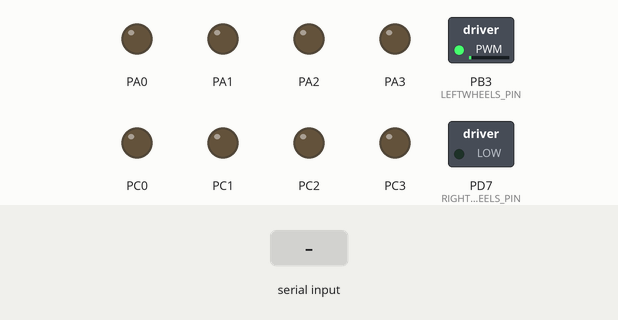
This program was run on a simulated ATmega32, built with avr-gcc and emulated at 16 MHz (the files do not name the chip). Parts: switched loads named in the program (green lamp = pin HIGH), output pins drawn as LEDs (lit = HIGH). The test bench sets the inputs (shaded band).

Above: at 1.2 s.
1.3 s: "A" received over Serial
At 2.4 s:
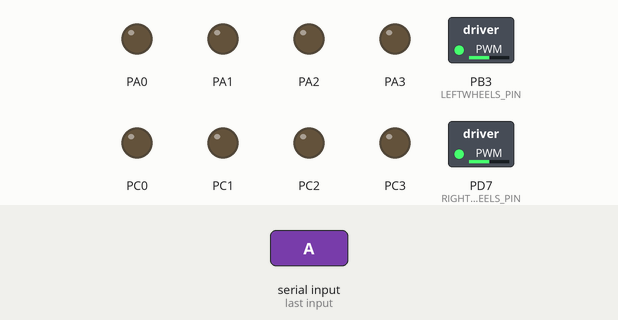
2.8 s: "B" received over Serial
At 3.2 s:
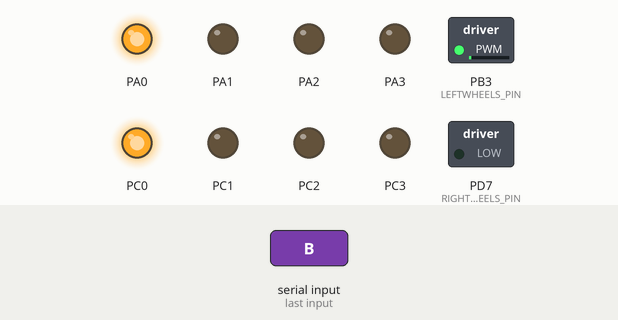
4.3 s: "C" received over Serial
At 5.5 s:
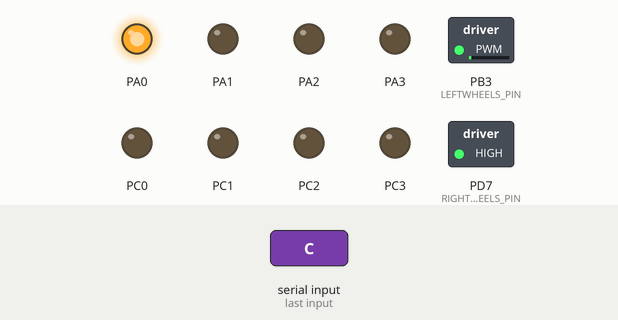
5.8 s: "D" received over Serial
At 7.0 s:
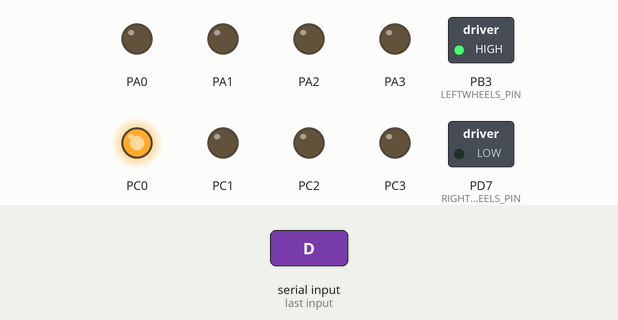
7.3 s: "1" received over Serial
At 8.1 s:
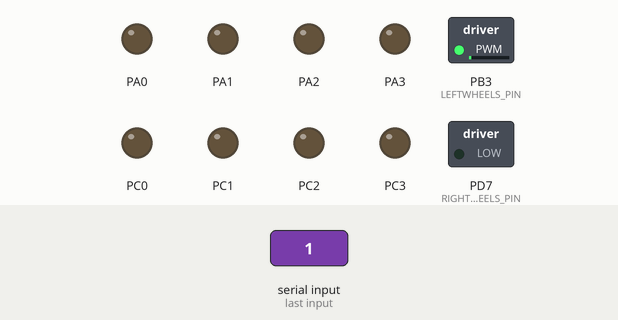
Timing chart, 0 to 9.8 s (numbered marks = the images above; inputs shaded):
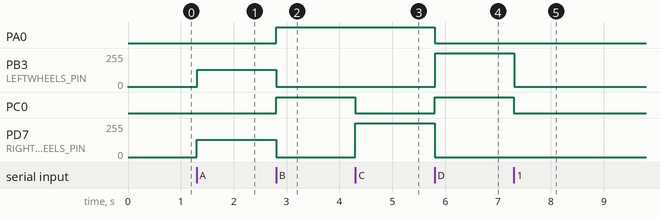

The program:

main.c
```c
/* Documentation Section */
/**
*****************************************************************************
* @file          : main.c
* @version       : 1.0.0
* @author        : Author: Mostafa Sayed
* @brief         : Remote Control Vehicle
* @details       :
* @date          : Created on: Apr 11, 2023
*****************************************************************************
**
/* ******************** Include Section Start ****************************** */

#include <avr/io.h>
#include <util/delay.h>
#include "MCAL/Timer/Timer.h"
#include "HAL/DCMotor/DCMotor.h"
#include "MCAL/USART/USART.h"


/* ******************** Include Section End ******************************** */

/* ******************** Definition Section Start *************************** */

#define F_CPU 16000000UL

#define FORWARD   'A'
#define BACKWARD  'B'
#define RIGHT     'C'
#define LEFT      'D'
#define STOP      'E'

/* ******************** Definition Section End ***************************** */

/* ******************* Global Variables Section Start ********************** */
unit8 USART_Receiver = 0;
/* ******************** Global Variables Section End *********************** */

/* ******************** Global Declaration Section Start ******************* */
// Section to Declare Global Variables
/* ******************** Global Declaration Section End ********************* */

/* ******************** Sub-Program Declaration Section Start ************** */

void USART_RX_ISR(void)
{
	USART_Receiver = Rx_Interrupt();
}
/* ******************** Sub-Program Declaration Section End **************** */

/* Main Program Section */
/* -------------------- */

void main(void)
{
	USART_init();
	MotorInit();

	SetUSARTReceiveCallBack(&USART_RX_ISR);
	while(1)
	{
      if(USART_Receiver == 'A')
      MoveForward(128);

      else if(USART_Receiver == 'B')
    	  MoveBackward(255);

      else if(USART_Receiver == 'C')
    	  MoveRight();

      else if(USART_Receiver == 'D')
    	  MoveLeft();
      else
    	  Stop();

	}

   /* Write your Application here */
}

/* ********************* Sub-Program Section Start ******************** */

/* ********************* Sub-Program Section End ********************** */

/**
*****************************************************************************
   User               Date                      Brief
*****************************************************************************
   Mostafa Sayed      July 30, 2023             Project Creation

**/

/**
 * Features:
 * 		Motors Movements 	 : DC Motors
 * 		Object Avoidance 	 : Ultra-sonic Sensor HC-SR04 and Servo-Motor
 * 		Line Follower		 : IR Sensor
 * 		Blue-tooth Interface : UART Module
 *
 *
 *
**/
```

Units.h
```c
/*
 * Units.h
 *
 *  Created on: Sep 10, 2022
 *      Author: Mostafa Sayed
 */

#ifndef UNITS_H_
#define UNITS_H_

typedef unsigned char unit8;
typedef unsigned short int unit16;
typedef unsigned long int unit32;

typedef signed char snit8;
typedef signed short int snit16;
typedef signed long int snit32;

#endif /* UNITS_H_ */
```

DCMotor.c
```c
#include "DCMotor.h"

void MotorInit    (void)
{
	unit8 Error;
	DIO_SetPinDir(RIGHTWHEELS_PIN, OUTPUT);
	DIO_SetPinDir(LEFTWHEELS_PIN, OUTPUT);
	Timer0_init();
	Timer2_init();

	DIO_SetPinDir(PORTA_0,OUTPUT);
	DIO_SetPinDir(PORTA_1,OUTPUT);
	DIO_SetPinDir(PORTA_2,OUTPUT);
	DIO_SetPinDir(PORTA_3,OUTPUT);

	DIO_SetPinDir(PORTC_0,OUTPUT);
	DIO_SetPinDir(PORTC_1,OUTPUT);
	DIO_SetPinDir(PORTC_2,OUTPUT);
	DIO_SetPinDir(PORTC_3,OUTPUT);
}

unit8 MoveForward (unit8 speed)
{
	// Left Direction
	DIO_Write(PORTA_0,LOW);


	// Right Direction
	DIO_Write(PORTC_0,LOW);


	PWM_Write(RIGHTWHEELS_PIN,speed);
	PWM_Write(LEFTWHEELS_PIN,speed);
}

unit8 MoveBackward(unit8 speed){
	// Left Direction
	DIO_Write(PORTA_0,HIGH);


	// Right Direction
	DIO_Write(PORTC_0,HIGH);


	PWM_Write(RIGHTWHEELS_PIN,255 - speed);
	PWM_Write(LEFTWHEELS_PIN,255 - speed);
}

unit8 MoveRight   (void)
{
	// Left Direction
	DIO_Write(PORTA_0,HIGH);


	// Right Direction
	DIO_Write(PORTC_0,LOW);


	PWM_Write(RIGHTWHEELS_PIN,255);
	PWM_Write(LEFTWHEELS_PIN,0);
}
unit8 MoveLeft    (void)
{
	// Left Direction
	DIO_Write(PORTA_0,LOW);


	// Right Direction
	DIO_Write(PORTC_0,HIGH);


	PWM_Write(RIGHTWHEELS_PIN,0);
	PWM_Write(LEFTWHEELS_PIN,255);
}


unit8 Stop        (void)
{
	// Left Direction
	DIO_Write(PORTA_0,LOW);


	// Right Direction
	DIO_Write(PORTC_0,LOW);


	PWM_Write(RIGHTWHEELS_PIN,0);
	PWM_Write(LEFTWHEELS_PIN,0);
}
```

DCMotor.h
```c
#ifndef _DC_MOTOR_H_
#define _DC_MOTOR_H_

#include "../../Units.h"
#include "../../MCAL/DIO/DIO.h"
#include "../../MCAL/Timer/Timer.h"

/* DC Motor Initiation */
void MotorInit    (void);

/* DC Motor Move Function */
unit8 MoveForward (unit8 speed);
unit8 MoveBackward(unit8 speed);
unit8 MoveRight   (void);
unit8 MoveLeft    (void);
unit8 Stop        (void);

/* DC Motor Pins */

/**
 * PB3 : Port B - Pin 3 -- Timer 0
 * PD4 : Port D - Pin 4 -- Timer 1A
 * PD5 : Port D - Pin 5 -- Timer 1B
 * PD7 : Port D - Pin 7 -- Timer 2
 */

// Assume PB3 and PD7

#define RIGHTWHEELS_PIN   PORTD_7
#define LEFTWHEELS_PIN    PORTB_3


#endif
```

BIT_Math.h
```c
/*
 * BIT_Math.h
 *
 *  Created on: Sep 10, 2022
 *      Author: Mostafa Sayed
 */

#ifndef BIT_MATH_H_
#define BIT_MATH_H_

#define SET_BIT(REG,PIN) (REG |= (1<<PIN))
#define CLR_BIT(REG,PIN) (REG &= ~(1<<PIN))
#define TOG_BIT(REG,PIN) (REG ^= (1<<PIN))
#define GET_BIT(REG,PIN) ((REG>>PIN)&0x01)
#define ROT_L(REG,PIN) (REG = (REG<< PIN) || (REG >> (8-PIN)))
#define ROT_R(REG,PIN) (REG = (REG >> PIN) || (REG <<> (8-PIN)))


#endif /* BIT_MATH_H_ */
```

DIO.c
```c
#include "DIO.h"

// DIO_SetPinDir is function that set a pin direction depending on parameter and return error indicator
unit8 DIO_SetPinDir(channel_type channel,DDR_Direction direction)
{
	unit8 Error = 0;
	if(channel >= PORTA_0 &&  channel <= PORTA_7 )
	{
		if(direction == OUTPUT )
		{
			SET_BIT(DDRA,(channel - PORTA_0));
		}
		else if (direction == INPUT)
		{
			CLR_BIT(DDRA,(channel - PORTA_0));
			CLR_BIT(PORTA,(channel - PORTA_0));
		}
		else if (direction == INPUT_PULLUP)
		{
			CLR_BIT(DDRA,(channel - PORTA_0));
			SET_BIT(PORTA,(channel - PORTA_0));
		}
		else
		{
			Error = 1;
		}

	}
	else if(channel >= PORTB_0 &&  channel <= PORTB_7 )
	{
		if(direction == OUTPUT )
		{
			SET_BIT(DDRB,(channel - PORTB_0));
		}
		else if (direction == INPUT)
		{
			CLR_BIT(DDRB,(channel - PORTB_0));
			CLR_BIT(PORTB,(channel - PORTB_0));
		}
		else if (direction == INPUT_PULLUP)
		{
			CLR_BIT(DDRB,(channel - PORTB_0));
			SET_BIT(PORTB,(channel - PORTB_0));
		}
		else
		{
			Error = 1;
		}
	}
	else if(channel >= PORTC_0 &&  channel <= PORTC_7 )
	{
		if(direction == OUTPUT )
		{
			SET_BIT(DDRC,(channel - PORTC_0));
		}
		else if (direction == INPUT)
		{
			CLR_BIT(DDRC,(channel - PORTC_0));
			CLR_BIT(PORTC,(channel - PORTC_0));
		}
		else if (direction == INPUT_PULLUP)
		{
			CLR_BIT(DDRC,(channel - PORTC_0));
			SET_BIT(PORTC,(channel - PORTC_0));
		}
		else
		{
			Error = 1;
		}
	}
	else if(channel >= PORTD_0 &&  channel <= PORTD_7 )
	{
		if(direction == OUTPUT )
		{
			SET_BIT(DDRD,(channel - PORTD_0));
		}
		else if (direction == INPUT)
		{
			CLR_BIT(DDRD,(channel - PORTD_0));
			CLR_BIT(PORTD,(channel - PORTD_0));
		}
		else if (direction == INPUT_PULLUP)
		{
			CLR_BIT(DDRD,(channel - PORTD_0));
			SET_BIT(PORTD,(channel - PORTD_0));
		}
		else
		{
			Error = 1;
		}
	}
	else
	{
		Error = 1;
	}

	return Error;
}
// Function used to write on Digital Output Pin either HIGH or LOW
void DIO_Write(channel_type channel, DIO_Level level )
{
	DIO_Port Port = channel/8;
	DIO_Pin Pin = channel%8;
	if(Port == PORT_A)
	{
	if(level == HIGH) SET_BIT(PORTA,Pin);
	else CLR_BIT(PORTA,Pin);
	}
	if(Port == PORT_B)
	{
	if(level == HIGH) SET_BIT(PORTB,Pin);
	else CLR_BIT(PORTB,Pin);
	}
	if(Port == PORT_C)
	{
	if(level == HIGH) SET_BIT(PORTC,Pin);
	else CLR_BIT(PORTC,Pin);
	}
	if(Port == PORT_D)
	{
	if(level == HIGH) SET_BIT(PORTD,Pin);
	else CLR_BIT(PORTD,Pin);
	}
}

// Function used to Read from input pin
DIO_Level DIO_Read(channel_type channel)
{
	DIO_Port Port = channel/8;
	DIO_Pin Pin = channel%8;
	if      (Port == PORT_A)
	{
		if(GET_BIT(PINA,Pin) == 0) return LOW;
		else                        return HIGH;
	}

	else if (Port == PORT_B)
	{
		if(GET_BIT(PINB,Pin) == 0)  return LOW;
		else                        return HIGH;
	}
	else if (Port == PORT_C)
	{
		if(GET_BIT(PINC,Pin) == 0) return LOW;
		else                        return HIGH;
	}
	else
	{
		if(GET_BIT(PIND,Pin) == 0) return LOW;
		else                        return HIGH;
	}
}

// Function used to toggle Digital Output Pin
void DIO_Flip(channel_type channel)
{
	DIO_Port Port = channel/8;
	DIO_Pin Pin = channel%8;
	if      (Port == PORT_A)
	{
		TOG_BIT(PORTA,Pin);
	}

	else if (Port == PORT_B)
	{
		TOG_BIT(PORTB,Pin);
	}
	else if (Port == PORT_C)
	{
		TOG_BIT(PORTC,Pin);
	}
	else
	{
		TOG_BIT(PORTD,Pin);
	}
}
```

DIO.h
```c
/*
 * DIO.h
 *
 *  Created on: Sep 10, 2022
 *      Author: Mostafa Sayed
 */

#ifndef MCAL_DIO_DIO_H_
#define MCAL_DIO_DIO_H_

#include <avr/io.h>
#include "DIO_Types.h"
#include "../../Units.h"
#include "../../BIT_Math.h"

unit8 DIO_SetPinDir(channel_type channel,DDR_Direction direction);
void DIO_Write(channel_type channel , DIO_Level Level );
DIO_Level DIO_Read(channel_type channel);
void DIO_Flip(channel_type channel);


#endif /* MCAL_DIO_DIO_H_ */
```

DIO_Types.h
```c
/*
 * DIO_Types.h
 *
 *  Created on: Sep 10, 2022
 *      Author: Mostafa Sayed
 */

#ifndef MCAL_DIO_DIO_TYPES_H_
#define MCAL_DIO_DIO_TYPES_H_


// IMPORTANT:
// Determine how to write channel , pin , port , pull-up type in any function related to DIO
typedef enum {
	PORTA_0,
	PORTA_1,
	PORTA_2,
	PORTA_3,
	PORTA_4,
	PORTA_5,
	PORTA_6,
	PORTA_7,
	PORTB_0,
	PORTB_1,
	PORTB_2,
	PORTB_3,
	PORTB_4,
	PORTB_5,
	PORTB_6,
	PORTB_7,
	PORTC_0,
	PORTC_1,
	PORTC_2,
	PORTC_3,
	PORTC_4,
	PORTC_5,
	PORTC_6,
	PORTC_7,
	PORTD_0,
	PORTD_1,
	PORTD_2,
	PORTD_3,
	PORTD_4,
	PORTD_5,
	PORTD_6,
	PORTD_7
} channel_type ;

typedef enum {
	LOW,
	HIGH
	} DIO_Level ;

typedef enum{
	PIN_0,
	PIN_1,
	PIN_2,
	PIN_3,
	PIN_4,
	PIN_5,
	PIN_6,
	PIN_7
	}DIO_Pin;

typedef enum{
	PORT_A,
	PORT_B,
	PORT_C,
	PORT_D
	}DIO_Port;

typedef enum {
	INPUT,
	OUTPUT,
	INPUT_PULLUP
} DDR_Direction ;


#endif /* MCAL_DIO_DIO_TYPES_H_ */
```

Interrupt.c
```c
/*
 * Interrupt.c
 *
 *  Created on: Sep 21, 2022
 *      Author: Mostafa Sayed
 */


#include "Interrupt.h"
#include <avr/io.h>

static void (*p2fun_INT0)() = 0 ;
static void (*p2fun_INT1)() = 0 ;
static void (*p2fun_INT2)() = 0 ;

void Interrupt_Enable()
{
	SET_BIT(SREG,7);
     #if INT_0 == ENABLE
	    SET_BIT(GICR,INT0);
       #if INT0_CONTROL == LOW_LEVEL
	      CLR_BIT(MCUCR,ISC00);
	      CLR_BIT(MCUCR,ISC01);
       #elif INT0_CONTROL == ANY_CHANGE
	      SET_BIT(MCUCR,ISC00);
	      CLR_BIT(MCUCR,ISC01);
       #elif INT0_CONTROL == FALL_EDGE
	      CLR_BIT(MCUCR,ISC00);
	      SET_BIT(MCUCR,ISC01);
       #elif INT0_CONTROL == RISE_EDGE
          SET_BIT(MCUCR,ISC00);
	      SET_BIT(MCUCR,ISC01);
       #endif
      #else
	      CLR_BIT(GICR,INT0);
     #endif

       #if INT_1 == ENABLE
         SET_BIT(GICR,INT1);
        #if INT1_CONTROL == LOW_LEVEL
          CLR_BIT(MCUCR,ISC10);
          CLR_BIT(MCUCR,ISC11);
        #elif INT1_CONTROL == ANY_CHANGE
            SET_BIT(MCUCR,ISC10);
            CLR_BIT(MCUCR,ISC11);
        #elif INT1_CONTROL == FALL_EDGE
            CLR_BIT(MCUCR,ISC10);
            SET_BIT(MCUCR,ISC11);
        #elif INT1_CONTROL == RISE_EDGE
            SET_BIT(MCUCR,ISC10);
            SET_BIT(MCUCR,ISC11);
       #endif
       #else
           CLR_BIT(GICR,INT1);
     #endif

       #if INT_2 == ENABLE
          SET_BIT(GICR,INT2);
        #if INT2_CONTROL == FALL_EDGE_INT2
           CLR_BIT(MCUCSR,ISC2);
        #elif INT2_CONTROL == RISE_EDGE_INT2
           SET_BIT(MCUCSR,ISC2);
        #endif
       #else
           CLR_BIT(GICR,INT2);
       #endif


}

void SetCallbackFunction_INT0(void (*fun)()){
	p2fun_INT0 = fun;
}

void SetCallbackFunction_INT1(void (*fun)()){
	p2fun_INT1 = fun;
}

void SetCallbackFunction_INT2(void (*fun)()){
	p2fun_INT2 = fun;
}

ISR(INT0_vect)
{
	if(p2fun_INT0 != 0) p2fun_INT0();


}
ISR(INT1_vect)
{
	if(p2fun_INT1 != 0) p2fun_INT1();

}
ISR(INT2_vect)
{
	if(p2fun_INT2 != 0) p2fun_INT2();
}
```

Interrupt.h
```c
/*
 * Interrupt.h
 *
 *  Created on: Sep 21, 2022
 *      Author: Mostafa Sayed
 */

#ifndef MCAL_INTERRUPT_INTERRUPT_H_
#define MCAL_INTERRUPT_INTERRUPT_H_

#include "../../BIT_Math.h"
#include "../../MCAL/DIO/DIO.h"
#include <util/delay.h>
#include <avr/interrupt.h>
#include "Interrupt_Config.h"

void Interrupt_Enable();

void SetCallbackFunction_INT0(void (*fun)());
void SetCallbackFunction_INT1(void (*fun)());
void SetCallbackFunction_INT2(void (*fun)());

#endif /* MCAL_INTERRUPT_INTERRUPT_H_ */
```

Interrupt_Config.h
```c
/*
 * Interrupt_Config.h
 *
 *  Created on: Sep 21, 2022
 *      Author: Mostafa Sayed
 */

#ifndef MCAL_INTERRUPT_INTERRUPT_CONFIG_H_
#define MCAL_INTERRUPT_INTERRUPT_CONFIG_H_

typedef enum{
	DISABLE,
	ENABLE
};

// Sense Control for INT0 and INT1
#define LOW_LEVEL   0
#define ANY_CHANGE  1
#define FALL_EDGE   2
#define RISE_EDGE   3

// SREG
#define EXT_INT ENABLE

// GICR
#define INT_0 DISABLE
#define INT_1 ENABLE
#define INT_2 DISABLE


// MCUCR
//Interrupt 0  and 1 Sense Control

#define INT0_CONTROL RISE_EDGE
#define INT1_CONTROL RISE_EDGE

// Sense Control for INT2
#define FALL_EDGE_INT2 0
#define RISE_EDGE_INT2 1

// MCUCSR
// Interrupt 2 Sense Control
#define INT2_CONTROL RISE_EDGE_INT2

// PAGE 214: ADC Interrupt

#endif /* MCAL_INTERRUPT_INTERRUPT_CONFIG_H_ */
```

Timer.h
```c
/*
 * Timer.h
 *
 *  Created on: Sep 24, 2022
 *      Author: Mostafa Sayed
 */

#ifndef MCAL_TIMER_TIMER_H_
#define MCAL_TIMER_TIMER_H_

#include"../../BIT_Math.h"
#include"../../MCAL/DIO/DIO.h"
#include <avr/io.h>
#include <avr/interrupt.h>
#include "Timer_Config.h"

// Initializing Section
void Timer0_init();
void Timer1_init();
void Timer2_init();

// Timer Mode
unit8 CheckTimer0();
unit8 CheckTimer1();
unit8 CheckTimer2();

// Counter Mode
unit8 Counter0();
unit16 Counter1();
unit8 Counter2();

// Set Call Back Function
void SetCallBackTimer0OVF(void (*ptr)());
void SetCallBackTimer0CMP(void (*ptr)());
void SetCallBackTimer1OVF(void (*ptr)());
void SetCallBackTimer1COMPA(void (*ptr)());
void SetCallBackTimer1COMPB(void (*ptr)());
void SetCallBackTimer2OVF(void (*ptr)());
void SetCallBackTimer2CMP(void (*ptr)());

// PWM

unit8 PWM_Write(channel_type channel,unit8 PWM);

#endif /* MCAL_TIMER_TIMER_H_ */
```

USART.h
```c
/*
 * USART.h
 *
 *  Created on: Sep 26, 2022
 *      Author: Mostafa Sayed
 */

#ifndef MCAL_USART_USART_H_
#define MCAL_USART_USART_H_
#include <avr/io.h>
#include  <avr/interrupt.h>
#include "../DIO/DIO.h"
#include "USART_config.h"

void USART_init();

void USART_Write(unit16 Data);

unit16 USART_Read();

void USART_Flush(void);

unit8 Rx_Interrupt(void);

void SetUSARTReceiveCallBack(void (*ptr)());

void SetUSARTTransmitCallBack(void (*ptr)());

#endif /* MCAL_USART_USART_H_ */
```

USART_config.h
```c
/*
 * USART_config.h
 *
 *  Created on: Sep 26, 2022
 *      Author: Mostafa Sayed
 */

#ifndef MCAL_USART_USART_CONFIG_H_
#define MCAL_USART_USART_CONFIG_H_

#include "USART.h"

// Character Size
#define BIT_5 0
#define BIT_6 1
#define BIT_7 2
#define BIT_8 3
#define BIT_9 7

#define CHAR_SIZE BIT_8

// USART Mode Select
#define ASYNC 0
#define SYNC  1

#define MODE_SEL ASYNC

// Selecting Double or Single Speed (ASYNC Mode)
#define SINGLE_SPEED 0
#define DOUBLE_SPEED 1

#define SPEED SINGLE_SPEED

// Selecting Clock Polarity (SYNC Mode)


// Parity Mode
#define OFF   0
#define EVEN  2
#define ODD   3

#define PARITY OFF

// Stop Bit Mode
#define BIT_1   0
#define BIT_2   1

#define STOP_BIT BIT_1

//  Clock Polarity (Sync Mode only)
#define R_TX_F_RX 0
#define F_TX_R_RX 1

#define CLK_POL   F_TX_R_RX

// Interrupt Setting
#define DIS       0
#define EN        1

#define EMPTY_INT    DIS
#define TX_INT       DIS
#define RX_INT       EN
#define TX_EN        EN
#define RX_EN        EN
// Clock Speed

#define BAUD_RATE 9600

#define BAUD_PRESCALE (((F_CPU / (BAUD_RATE * (16UL/(1+SPEED))))) - 1)
#define BAUD_PRE_SYNC ((F_CPU/BAUD_RATE*2) - 1)

/*
 * Notes:
 * Status Bits need to be read first before reading Data Register
 * Four Mode of Operation : Normal Speed Async , Double Speed Async , Master Mode , Slave Mode
 * In Sync Mode : Fxcx < F_CPU / 4
 *
 */

#endif /* MCAL_USART_USART_CONFIG_H_ */
```

Source omitted: Timer.c (10884 bytes), Timer_Config.h (6295 bytes), USART.c (6741 bytes)

Measured:
- after the input at 1.3 s, PB3 (LEFTWHEELS_PIN): 1/255 → 128/255 at once; PD7 (RIGHTWHEELS_PIN): 0/255 → 128/255 at once
- after the input at 2.8 s, PA0, PC0: LOW → HIGH at once; PB3 (LEFTWHEELS_PIN): 128/255 → 1/255 at once; PD7 (RIGHTWHEELS_PIN): 128/255 → 0/255 at once
- after the input at 4.3 s, PC0: HIGH → LOW at once; PD7 (RIGHTWHEELS_PIN): 0/255 → 255/255 at once
- after the input at 5.8 s, PA0: HIGH → LOW at once; PB3 (LEFTWHEELS_PIN): 1/255 → 255/255 at once; PC0: LOW → HIGH at once; PD7 (RIGHTWHEELS_PIN): 255/255 → 0/255 at once
- after the input at 7.3 s, PB3 (LEFTWHEELS_PIN): 255/255 → 1/255 at once; PC0: HIGH → LOW at once
